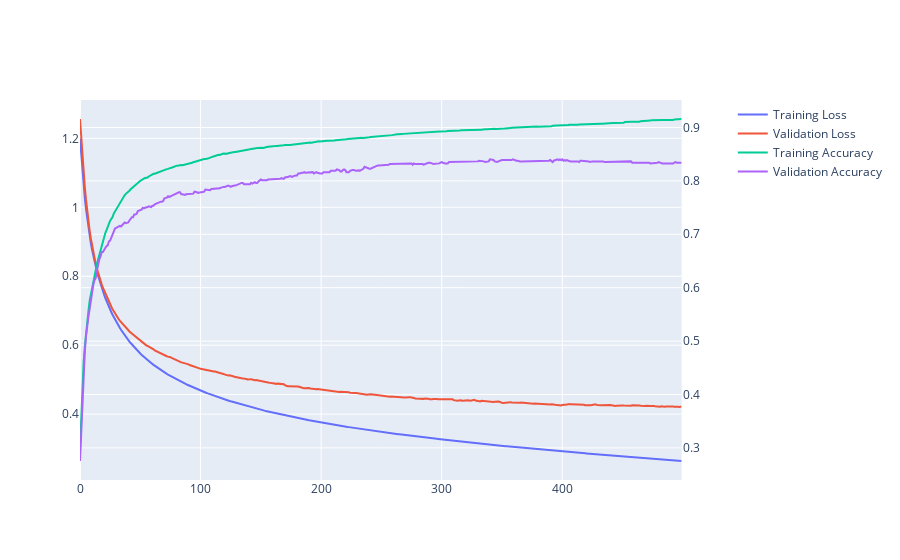

The notebook cell saved with this chart:
### Code cell
model=train_models(X_train,y_train_hot,X_test,y_test_hot,epochs=500,batch_size=1024,lr=0.00005,layer1_nodes=256,optimiser='adam',loss='crossentropy',verbose=0)

### Figure 1 — Plotly figure (JSON) as saved in the notebook; plotly's stock layout.template omitted (floating-point values rounded to 4 significant figures; data arrays with more than 128 entries replaced by an {"elided": "..."} marker saying what was removed)
{"data": [{"name": "Training Loss", "type": "scatter", "x": {"elided": "500 int values"}, "y": {"elided": "500 float values"}}, {"name": "Validation Loss", "type": "scatter", "x": {"elided": "500 int values"}, "y": {"elided": "500 float values"}}, {"name": "Training Accuracy", "type": "scatter", "x": {"elided": "500 int values"}, "xaxis": "x", "y": {"elided": "500 float values"}, "yaxis": "y2"}, {"name": "Validation Accuracy", "type": "scatter", "x": {"elided": "500 int values"}, "xaxis": "x", "y": {"elided": "500 float values"}, "yaxis": "y2"}], "layout": {"xaxis": {"anchor": "y", "domain": [0, 0.94]}, "yaxis": {"anchor": "x", "domain": [0, 1]}, "yaxis2": {"anchor": "x", "overlaying": "y", "side": "right"}}}
